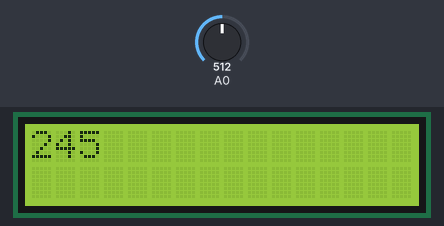
Recording of a sketch running on a simulated Arduino Uno, built with avr-gcc and run on an emulated ATmega328P. Parts: 16×2 character LCD. The inputs (shaded band) are chosen by the test bench; at power-on: A0 = 512.

Above: at 1.2 s.
1.3 s: A0 set to 716
At 6.3 s:
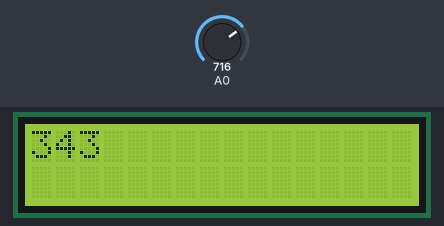
11.5 s: A0 set to 900
At 15.6 s:
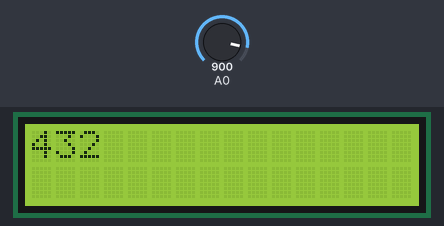
21.5 s: A0 set to 1023
At 26.1 s:
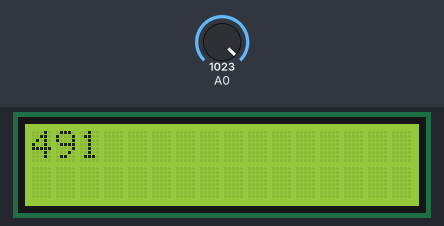
Timing chart, 0 to 27.6 s (numbered marks = the images above; inputs shaded):
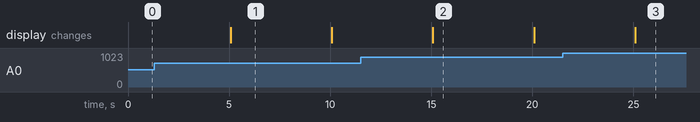

Measured:
- after the input at 1.3 s, the display: first differs from a run without the input after 3.8 s (image 1)
- after the input at 11.5 s, the display: first differs from a run without the input after 3.6 s (image 2)
- after the input at 21.5 s, the display: first differs from a run without the input after 3.6 s (image 3)
- what the display in image 1 shows lasts 5.0 s, from 5.1 s to 10.1 s

The sketch:

lm35d_temperture_sensor.ino
```cpp
#include <LiquidCrystal_I2C.h>
#include <Wire.h>

LiquidCrystal_I2C lcd(0x27,16,2);

void setup() {
  lcd.init();
  lcd.backlight();
  #define uint unsigned int
  #define uchar unsigned char

}

void loop() {
  uint temp,val;
  temp=analogRead(0);
  temp=temp*0.48;
  if(val%temp>5)
  {
      temp=temp+1;//? don't know what for.
  }
  lcd.print(temp);
  delay(5000);
  lcd.clear();
}
```
